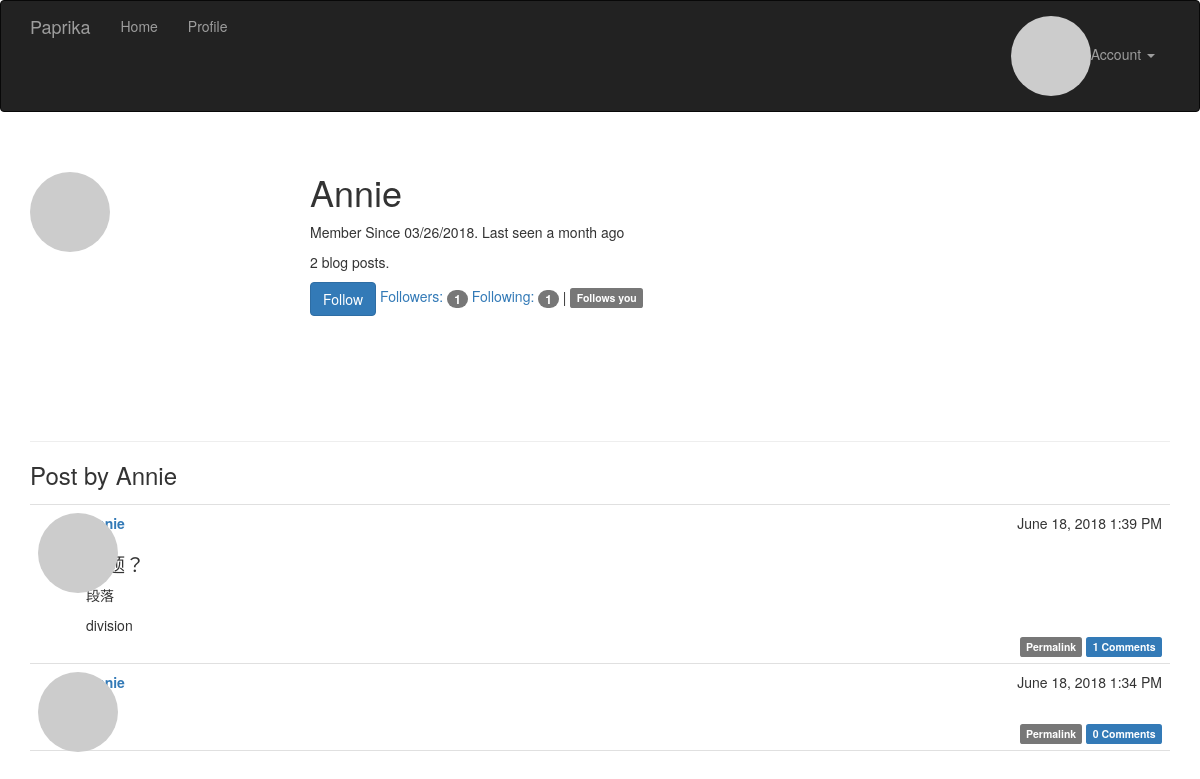
Screenshot of /user/Annie (signed in) with the database file from the repository.
### app/models.py (models this page shows, shortened)
class User(UserMixin, db.Model):
    __tablename__ = 'users'
    id = db.Column(db.Integer, primary_key=True)
    email = db.Column(db.String(64), unique=True, index=True)
    username = db.Column(db.String(64), unique=True, index=True)
    role_id = db.Column(db.Integer, db.ForeignKey('roles.id'))
    password_hash = db.Column(db.String(128))
    confirmed = db.Column(db.Boolean, default=False)
    name = db.Column(db.String(64))
    location = db.Column(db.String(64))
    about_me = db.Column(db.Text())
    comments = db.relationship('Comment', backref='author', lazy='dynamic')
    member_since = db.Column(db.DateTime(), default=datetime.now)
    last_seen = db.Column(db.DateTime(), default=datetime.now)
    followed = db.relationship('Follow', foreign_keys=[Follow.follower_id], backref=db.backref('follower', lazy='joined'), lazy='dynamic', cascade='all, delete-orphan')
    followers = db.relationship('Follow', foreign_keys=[Follow.followed_id],
                               backref=db.backref('followed', lazy='joined'), lazy='dynamic',
                               cascade='all, delete-orphan')
    avatar_hash = db.Column(db.String(32))
    posts = db.relationship('Post', backref='author', lazy='dynamic')
    @property
    def password(self):
        raise AttributeError('password is not a readable attribute')
    def can(self, permissions):
        return self.role is not None and self.role.has_permission(permissions)
    def is_admin(self):
        return self.can(Permission.ADMINISTER)
    def ping(self):
        self.last_seen = datetime.now()
        db.session.add(self)
    def gravatar(self, size=100, default='identicon', rating='g'):
        if request.is_secure:
            url = 'https://secure.gravatar.com/avatar'
        else:
            url = 'https://www.gravatar.com/avatar'
        hash = self.avatar_hash or hashlib.md5(self.email.encode('utf-8')).hexdigest()
        return '{url}/{hash}?s={size}&d={default}&r={rating}'.format(
            url=url, hash=hash, size=size, default=default, rating=rating)
    def is_following(self, user):
        if user.id is None:
            return False
        return self.followed.filter_by(followed_id=user.id).first() is not None

class Post(db.Model):
    __tablename__ = 'posts'
    id = db.Column(db.Integer, primary_key=True)
    body = db.Column(db.Text)
    timestamp = db.Column(db.DateTime, index=True, default=datetime.now)
    author_id = db.Column(db.Integer, db.ForeignKey('users.id'))
    body_html = db.Column(db.Text)
    comments = db.relationship('Comment', backref='post', lazy='dynamic')

### app/main/views.py (the view)
@main.route('/user/<username>')
def user(username):
    user = User.query.filter_by(username=username).first()
    if user is None:
        abort(404)
    posts = user.posts.order_by(Post.timestamp.desc()).all()
    return render_template('user.html', user=user, posts=posts)

### app/auth/views.py (called while the page is built)
@auth.before_app_request
def before_request():
    if current_user.is_authenticated:
        current_user.ping()
        if not current_user.confirmed \
                and request.endpoint \
                and request.blueprint != 'auth' \
                and request.endpoint != 'static':
            return redirect(url_for('auth.unconfirmed'))

### app/main/__init__.py (called while the page is built)
@main.app_context_processor
def inject_permission():
    return dict(Permission=Permission)

### app/models.py (called while the page is built)
@login_manager.user_loader
def load_user(user_id):
    return User.query.get(int(user_id))

    def has_permission(self, perm):
        return self.permissions & perm == perm

### app/templates/user.html (shortened to what this page needs)
{% extends "base.html" %}
{% block page_content %}
<div class="page-header">
	<img class="img-circle profile-thumbnail" src="{{ user.gravatar(size=256) }}">
	<div class="profile-header">
		<h1>{{ user.username }}</h1>
		<p>
			Member Since {{ moment(user.member_since).format("L") }}.
			Last seen {{ moment(user.last_seen).fromNow() }}
		</p>
		<p>{{ user.posts.count() }} blog posts.</p>
		<p>
			{% if current_user.can(Permission.FOLLOW) and user != current_user %}
				{% if not current_user.is_following(user) %}
				<a href="{{ url_for('.follow', username=user.username) }}" class="btn btn-primary">Follow</a>
				{% else %}
				<a href="{{ url_for('.unfollow', username=user.username) }}" class="btn btn-default">Unfollow</a>
				{% endif %}
			{% endif %}
			<a href="{{ url_for('.followers', username=user.username) }}">Followers: <span class="badge">{{ user.followers.count() - 1 }}</span></a>
			<a href="{{ url_for('.followed_by', username=user.username) }}">Following: <span class="badge">{{ user.followed.count() - 1 }}</span></a>
			{% if current_user.is_authenticated and user != current_user and user.is_following(current_user) %}
			| <span class="label label-default">Follows you</span>
			{% endif %}
		</p>
	   </div>
</div>
<h3>Post by {{ user.username }}</h3>
{% include '_posts.html' %}
{% endblock %}

### app/templates/_posts.html (shortened to what this page needs)
<ul class="posts">
    {% for post in posts %}
    <li class="post" id="{{ post.id }}">
        <div class="post-thumbnail">
            <a href="{{ url_for('.user', username=post.author.username) }}">
                <img class="img-circle profile-thumbnail" src="{{ post.author.gravatar(size=40) }}">
            </a>
        </div>
        <div class="post-content">
            <div class="post-date">{{ moment(post.timestamp).format("LLL") }}</div>
            <div class="post-author"><a href="{{ url_for('.user', username=post.author.username) }}">{{ post.author.username }}</a></div>
            <div class="post-body">
                {% if post.body_html %}
                    {{ post.body_html | safe}}
                {% else %}
                    {{ post.body }}
                {% endif %}
            </div>
            <div class="post-footer">
                <a href="{{ url_for('.post', id=post.id) }}">
                    <span class="label label-default">Permalink</span>
                <a href="{{ url_for('.post', id=post.id) }}#comments">
                    <span class="label label-primary">
                        {{ post.comments.count() }} Comments
                    </span>
                </a>
                </a>
            </div>
        </div>
    </li>
    {% endfor %}
</ul>

### app/static/styles.css (style rules this page uses)
.profile-thumbnail { position: absolute; }
.profile-header { min-height: 260px; margin-left: 280px; }
ul.posts { list-style-type: none; padding: 0px; margin: 16px 0px 0px 0px; border-top: 1px solid #e0e0e0; }
ul.posts li.post { padding: 8px; border-bottom: 1px solid #e0e0e0; }
div.post-date { float: right; }
div.post-author { font-weight: bold; }
div.post-thumbnail { position: absolute; }
div.post-content { margin-left: 48px; min-height: 48px; }
div.post-footer { text-align: right; }
.post-body h1 { font-size: 140%; }

### app/templates/_posts.html (style rules this page uses)
div.post-footer { text-align: right; }

### rows the page displays
User: username "Annie", member_since "03/26/2018", last_seen "a month ago"
Post: timestamp "June 18, 2018 1:39 PM", body_html "段落 division", comments.count "1"
Post: timestamp "June 18, 2018 1:34 PM", comments.count "0"

### other values shown
{{ user.posts.count() }} "2"
{{ user.followers.count() - 1 }} "1"
{{ user.followed.count() - 1 }} "1"
